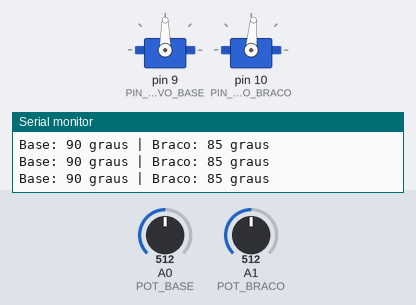
The sketch below on a simulated Arduino Uno, built with avr-gcc and run on an emulated ATmega328P. On the bench: 2 × servo, the last lines printed to the serial monitor. The inputs (shaded band) are chosen by the test bench; at power-on: A0 (POT_BASE) = 512, A1 (POT_BRACO) = 512.

Above: at 1.7 s.
1.8 s: A0 (POT_BASE) set to 551
At 2.7 s:
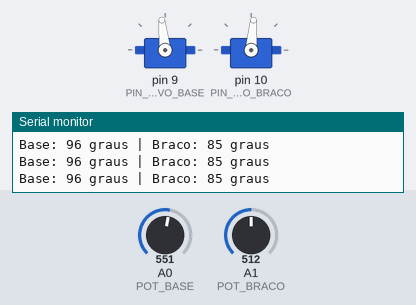
4.8 s: A0 (POT_BASE) set to 582
At 5.1 s:
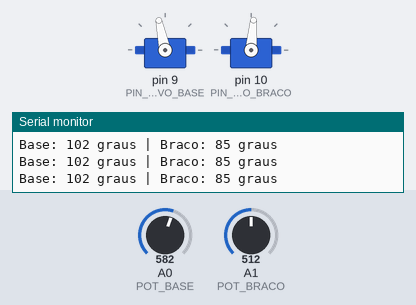
6.3 s: A1 (POT_BRACO) set to 599
At 7.3 s:
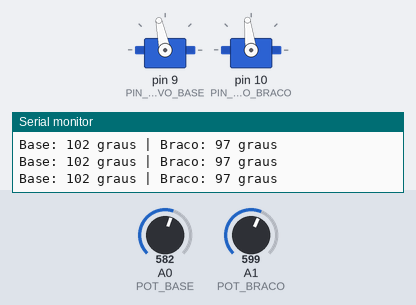
9.3 s: A1 (POT_BRACO) set to 623
At 10.2 s:
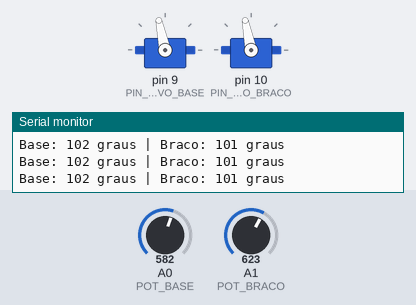
10.8 s: A0 (POT_BASE) set to 511
At 11.3 s:
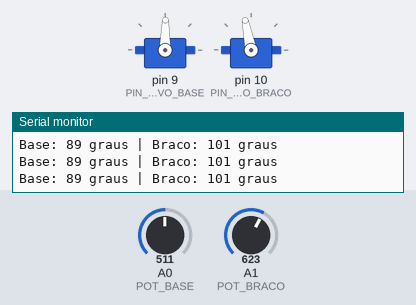
12.3 s: A1 (POT_BRACO) set to 306
At 13.3 s:
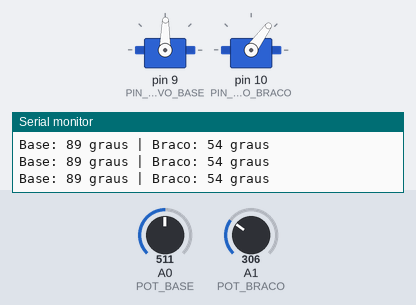
Timing chart, 0 to 14.8 s (numbered marks = the images above; inputs shaded):
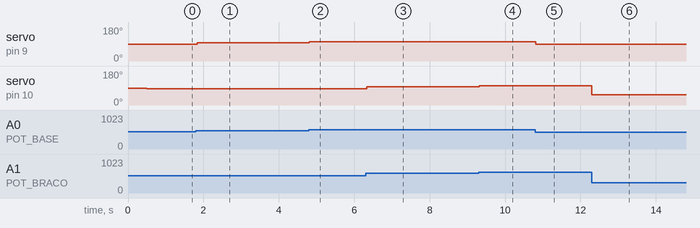

Measured:
- after the input at 1.8 s, servo on pin 9 (PIN_SERVO_BASE): 90° → 96° at once
- after the input at 4.8 s, servo on pin 9 (PIN_SERVO_BASE): 96° → 102° at once
- after the input at 6.3 s, servo on pin 10 (PIN_SERVO_BRACO): 85° → 97° at once
- after the input at 9.3 s, servo on pin 10 (PIN_SERVO_BRACO): 97° → 101° at once
- after the input at 10.8 s, servo on pin 9 (PIN_SERVO_BASE): 102° → 89° at once
- after the input at 12.3 s, servo on pin 10 (PIN_SERVO_BRACO): 101° → 54° at once

The sketch:

22_02_braco_robotico_servos.ino
```cpp
// Braco robotico simples
// Dois servos controlados por dois potenciometros
#include <Servo.h>
Servo servoBase;
Servo servoBraco;
// Entradas analogicas
const int POT_BASE  = A0;
const int POT_BRACO = A1;
// Sinais dos servos
const int PIN_SERVO_BASE  = 9;
const int PIN_SERVO_BRACO = 10;
// Limites do servo do braco
const int ANGULO_MIN_BRACO = 10;
const int ANGULO_MAX_BRACO = 160;

void setup() {
  servoBase.attach(PIN_SERVO_BASE);
  servoBraco.attach(PIN_SERVO_BRACO);
  // Posicao inicial
  servoBase.write(90);
  servoBraco.write(90);
  delay(500);
  Serial.begin(9600);
}

void loop() {
  // Le os potenciometros
  int potBase  = analogRead(POT_BASE);
  int potBraco = analogRead(POT_BRACO);
  // Converte as leituras em angulos
  int anguloBase =
      map(potBase, 0, 1023, 0, 180);
  int anguloBraco =
      map(potBraco, 0, 1023,
          ANGULO_MIN_BRACO,
          ANGULO_MAX_BRACO);
  // Move os servos
  servoBase.write(anguloBase);
  servoBraco.write(anguloBraco);
  // Monitor Serial
  Serial.print("Base: ");
  Serial.print(anguloBase);
  Serial.print(" graus | Braco: ");
  Serial.print(anguloBraco);
  Serial.println(" graus");
  delay(20);
}
```
